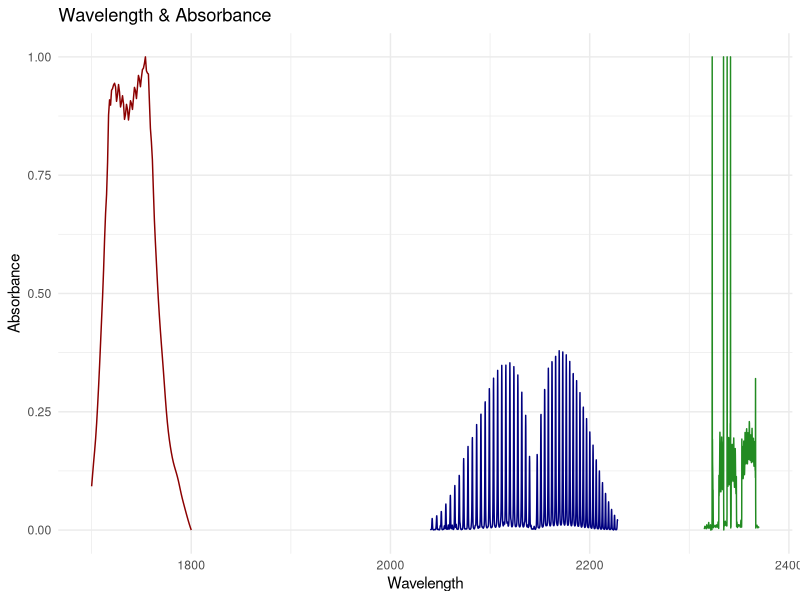

Write R code to recreate this figure.
#Alexis lab report

rm(list=ls())

library(tidyverse)

acetone<-read_csv("Data/Raw/data - Acetone-E.csv")

names(acetone)[2]<-"co"

co2<-read_csv("Data/Raw/data - CO2 0.5 E.csv")

actually<-read_csv("Data/Raw/data - Actually CO2.csv")

ggplot()+
  geom_line(data=acetone,aes(x=`Wavenumber (cm-1) [Student 1014.sp]`,
                             y=co),color="darkred")+
  geom_line(data=co2,aes(x=wavelength,y=absorbance),color="navy")+
  geom_line(data=actually,(aes(x=wavelength_a,y=absorbance_a)),color="forestgreen")+
  ggtitle("Wavelength & Absorbance")+
  xlab("Wavelength")+
  ylab("Absorbance")+
  theme_minimal()

  
